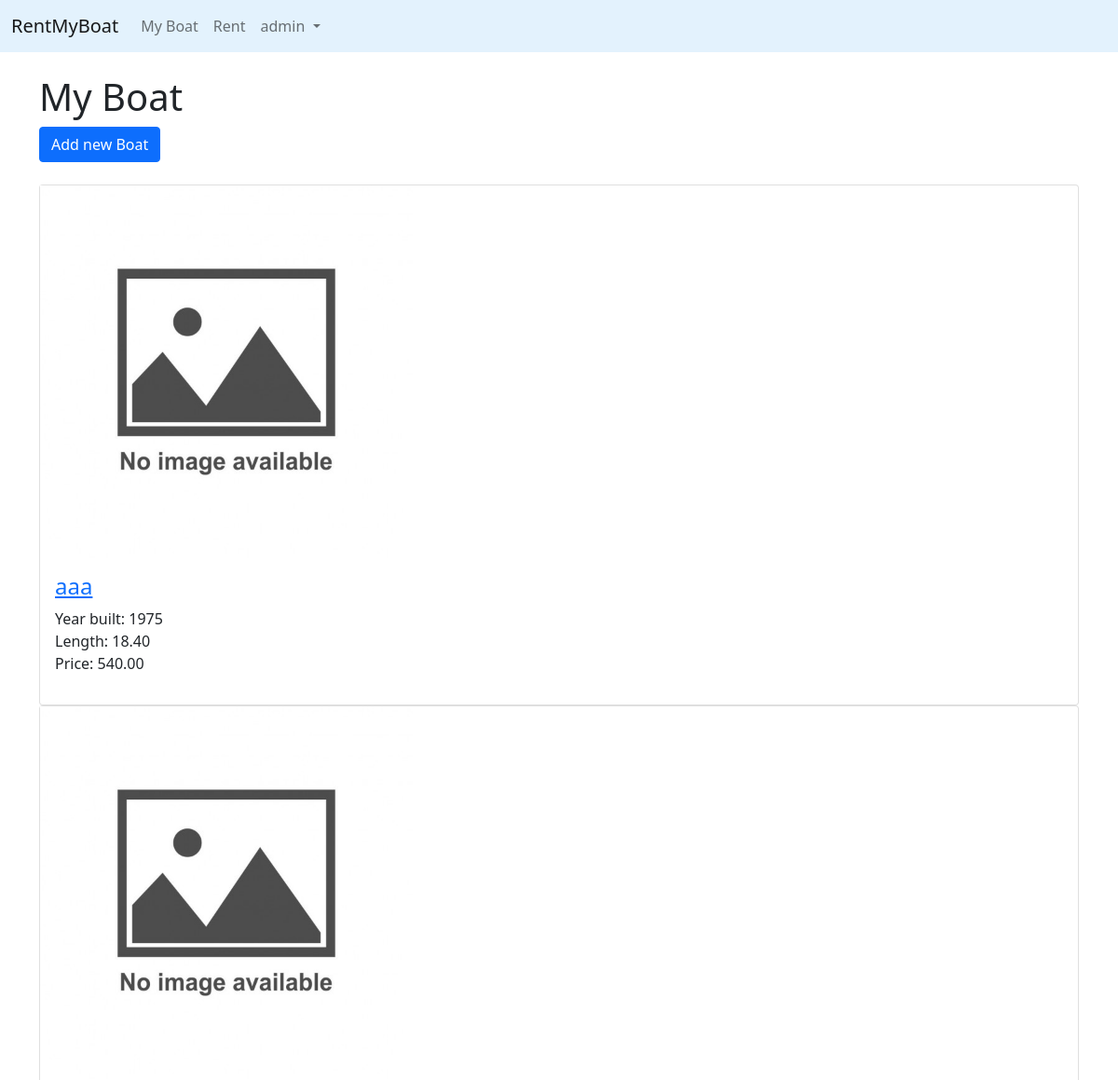
The app's page /my_boat/ (signed in, upper part), older data.
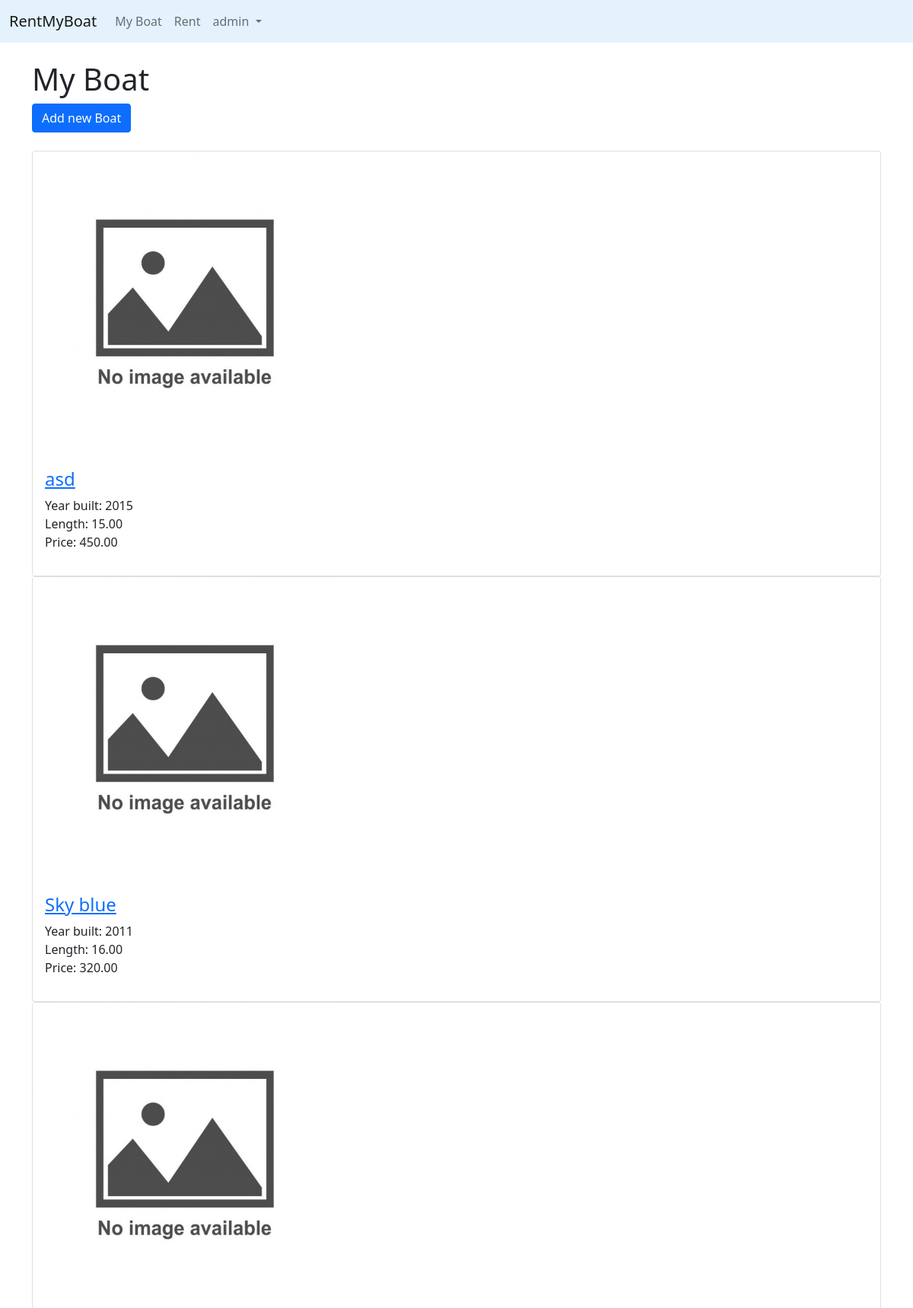
The same page, newer data.
### blog/models.py (models this page shows, shortened)
class Boat(models.Model):
    name = models.CharField(max_length=250)
    owner = models.ForeignKey(User, on_delete=models.CASCADE)
    description = models.TextField()
    built = models.IntegerField()
    length = models.DecimalField(max_digits=5, decimal_places=2)
    price = models.DecimalField(max_digits=7, decimal_places=2)
    boat_image = models.ImageField(null=True, blank=True, upload_to='images/', default='images/no_image.jpg')

### blog/views.py (the view)
# urls.py: path('my_boat/', MyBoat.as_view(), name="my-boat"),
class MyBoat(ListView):
    model = Boat
    template_name = 'boat/myboat.html'
    ordering = ['-id']

### blog/templates/boat/myboat.html (shortened to what this page needs)
{% extends 'base.html' %}
{% block content %}
    <h1>My Boat</h1>
    <a href="{% url 'add-boat' %}" class="btn btn-primary">Add new Boat</a><br><br>
    {% for boat in object_list %}
        {% if boat.owner.id == user.id %}
            <div class="card">
            <img src="{{ boat.boat_image.url }}" style="width: 25rem; height: 25rem;">
            <div class="card-body">
                <h4><a href="{% url 'boat-detail' boat.pk %}">{{ boat.name }}</a> </h4>
                <p>
                    Year built: {{ boat.built }}<br>
                    Length: {{ boat.length }}<br>
                    Price: {{ boat.price }}
                </p>
            </div>
        </div>
        {% endif %}
    {% endfor %}
{% endblock %}

Row changes from the older to the newer data that the page shows:
removed Boat: boat_image (placeholder picture), name "aaa", built "1975", length "18.40", price "540.00"
added Boat: boat_image (placeholder picture), name "asd", built "2015", length "15.00", price "450.00"
added Boat: boat_image (placeholder picture), name "Sky blue", built "2011", length "16.00", price "320.00"
